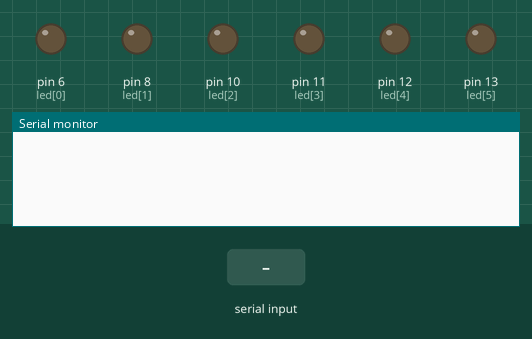
The sketch below on a simulated Arduino Uno, built with avr-gcc and run on an emulated ATmega328P. Parts: output pins drawn as LEDs (lit = HIGH), the last lines printed to the serial monitor. The test bench sets the inputs (shaded band).

Above: at 1.2 s.
1.3 s: "N\n" received over Serial
At 1.9 s:
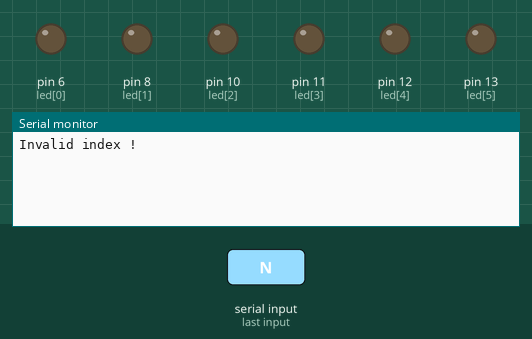
2.8 s: "1\n" received over Serial
At 4.2 s:
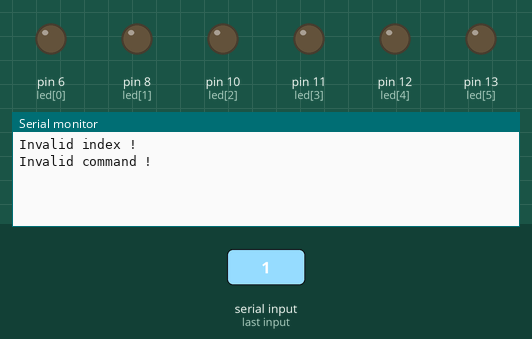

Measured:
- after the input at 1.3 s, the serial monitor: prints a new line at once (image 1)
- after the input at 2.8 s, the serial monitor: prints a new line at once (image 2)

The sketch:

exercise_01_relay.ino
```cpp
const int led[6] = {6,8,10,11,12,13};

void setup() {
  Serial.begin(9600);
  for(int i=0; i<6; i++)
    pinMode(led[i], OUTPUT);
}

void loop() {
  if(Serial.available() > 0) {
    String txt = Serial.readStringUntil('\n');
    int state = -1;
    if(txt[0] == 'N')
      state = 1;
    else if(txt[0] == 'F')
      state = 0;
    else {
      Serial.println("Invalid command !");
      state = -1;
    }
    if(state != -1)
      if(txt[1] >= '1' && txt[1] <= '6') {
        digitalWrite(led[5], state);
        Serial.print(txt[1]-'1');
        Serial.print(" : ");
        Serial.println((state) ? "ON" : "OFF");
      }
      else
        Serial.println("Invalid index !");
  }
}
```
